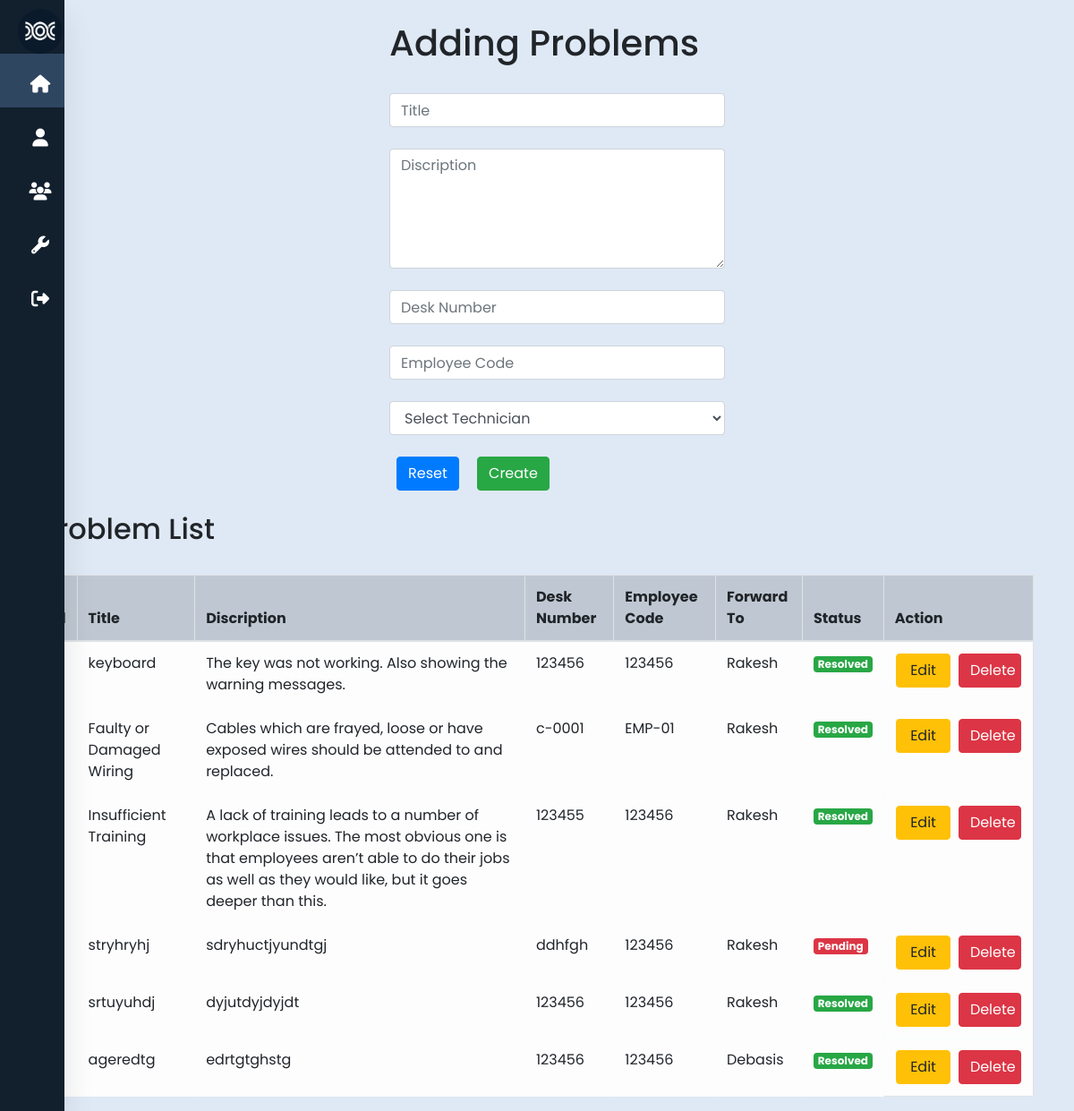
Screenshot of /project/admin/home.php (signed in) with the database file from the repository.
### tables this page shows
CREATE TABLE `problemlist` (
  `id` int(11) NOT NULL,
  `title` varchar(300) NOT NULL,
  `description` text NOT NULL,
  `deskno` varchar(50) NOT NULL,
  `empcode` varchar(100) NOT NULL,
  `status` varchar(50) NOT NULL DEFAULT 'pending',
  `forward` int(11) DEFAULT NULL
);

CREATE TABLE `user` (
  `id` int(11) NOT NULL,
  `name` varchar(128) NOT NULL,
  `email` varchar(255) NOT NULL,
  `cno` bigint(10) NOT NULL,
  `empcode` varchar(10) NOT NULL,
  `password_hash` varchar(255) NOT NULL,
  `status` varchar(50) NOT NULL DEFAULT 'inactive'
);

### project/admin/home.php (the view, shortened to what this page needs)
<?php
include ("connect.php");
?>
<!DOCTYPE html>
<html lang="en">
<head>
    <link rel="stylesheet" href="https://cdn.jsdelivr.net/npm/bootstrap@4.4.1/dist/css/bootstrap.min.css">
    <link rel="stylesheet" href="../css/navstyle.css">
</head>
<body >
        <nav>
            <div class="containe">
                <ul>
                    <li>
                        <div class="logo">
                            <img src="../logo.png" alt="logo" >
                            <div class="nav-item span">Doc Sof</div>
                        </div>
                    </li>
                    <li><a href="" class="home">
                        <i class="fas fa-home"></i>
                    </a></li>
                    <li><a href="profile.php">
                        <i class="fas fa-user"></i>
                    </a></li>
                    <li><a href="emp_list.php">
                    <i class="fas fa-solid fa-users"></i>
                    </a></li>
                    <li><a href="vfyuser.php">
                        <i class="fas fa-solid fa-wrench"></i>
                    </a></li>
                    <li><a href="signout.php">
                        <i class="fas fa-solid fa-right-from-bracket" ></i>
                    </a></li>
                </ul>
            </div>
        </nav>
        <main >
            <div class="container ">
                <header class="d-flex justify-content-between my-4 w-50">
                    <h1 id="top-title">Adding Problems </h1>
                </header>
                <form action="process-pro.php" method="post">
                    <div class="form-element my-4 w-50">
                        <input type="text" class="form-control" name="title" placeholder="Title" required>
                    </div>
                    <div class="form-element my-4 w-50">
                        <textarea name="description" id="" cols="30" rows="5" class="form-control" placeholder="Discription"></textarea>
                    </div>
                    <div class="form-element my-4 w-50">
                        <input type="text" class="form-control" name="deskno" placeholder="Desk Number"required>
                    </div>
                    <div class="form-element my-4 w-50">
                        <input type="text" class="form-control" name="empcode" placeholder="Employee Code"required>
                    </div>
                    <div class="form-element my-4 w-50">
                        <select name="select" id=""  class="form-control">
                            <option value="">Select Technician</option>
                        </select>
                    </div>
                    <div class="form-element my-4 ">
                        <input type="reset" class="btn btn-primary mx-2 " value="Reset">
                        <input type="submit" class="btn btn-success mx-2" name="create" value="Create">
                    </div>
                </form>
            </div>
        </main>
            <div class="container">
            <header class="d-flex justify-content-between my-4">
                <h2>
                    Problem List
                </h2>
            </header>
                    <?php
                        $sql= "SELECT problemlist.*, user.name FROM problemlist INNER JOIN user ON user.id = problemlist.forward " ;
                        $result=$conn->query($sql);
                        if(mysqli_num_rows($result) > 0){
                            echo "<table class='table table-bordered'>
                            <thead>
                                <tr class='table-active'>
                                    <th>Id</th>
                                    <th>Title</th>
                                    <th>Discription</th>
                                    <th>Desk Number</th>
                                    <th>Employee Code</th>
                                    <th>Forward To</th>
                                    <th>Status</th>
                                    <th>Action</th>
                                </tr>
                            </thead>
                            <tbody>";
                            $counter=0;
                            while ( $row = $result -> fetch_assoc()) {
                                $counter++;
                                ?>
                                        <tr class='table-light'>
                                            <td><?=$counter;?></td>
                                            <td><?=$row["title"];?></td>
                                            <td><?=$row["description"];?></td>
                                            <td><?=$row["deskno"];?></td>
                                            <td><?=$row["empcode"];?></td>
                                            <td><?=$row["name"];?></td>
                                            <td><?php
                                            if($row["status"] == 'pending'){ ?>
                                            <p class="badge badge-danger">Pending</p>
                                           <?php } else{ ?>
                                            <p class="badge badge-success">Resolved</p>
                                          <?php }
                                            ?></td>
                                            <td class="d-flex">
                                                <a href="pro_edit.php?id=<?php echo $row["id"];?>" class="btn btn-warning w-50">Edit</a>
                                                <span>&nbsp;&nbsp;</span>
                                                <a href="pro_delete.php?delete=<?=$row['id'];?>" class="btn btn-danger w-50" onclick="return confirm('Are you sure you want to delete')">Delete</a>
                                            </td>
                                        </tr>
                                <?php
                            }
                        }else {
                        ?>
                            <div style="color: red;text-align:center;background-color:rgb(255, 203, 203);margin:0 20vw">
                                <h2>No Data Found</h2>
                            </div>
                        <?php
                        }
                    ?>
                </tbody>
            </table>
            </div>
</body>
</html>

### project/css/navstyle.css (style rules this page uses)
* { margin: 0; padding: 0; outline: none; border: none; text-decoration: none; box-sizing: border-box; font-family: "Poppins",sans-serif; }
body { background: #dfe9f5; background-size: 100% 100%; }
nav { position: fixed; top: 0; bottom: 0; height: 100%; left: 0; background: #12202e; width: 6%; overflow: hidden; transition: width 0.5s linear; box-shadow: 0 20px 35px rgba(0, 0, 0, 0.1); }
.logo { text-align: center; display: flex; transition: all 0.7s ease; margin: 10px 0 0 20px; }
.logo img { width: 50px; height: 50px; border-radius: 50%; }
.logo .span { font-weight: bold; display:flex; padding-left: 55px; font-size: 25px; position: absolute; color: rgb(255, 255, 255); text-transform: uppercase; }
a { position: relative; color: rgb(255, 255, 255); font-size: 14px; display: table; width: 300px; padding: 10px; }
.fas { position: relative; width: 70px; height: 40px; top: 14px; font-size: 20px; text-align: center; }
.nav-item { position: relative; top: 12px; margin-left: 10px; }
main { transition: all 0.9s ease; }

### project/admin/home.php (style rules this page uses)
main { margin-left: 35%; }
.home { background-color: #2f4661; }

### rows the page displays
problemlist: title "keyboard", description "The key was not working. Also showing the warning messages.", deskno "123456", empcode "123456", forward.name "Rakesh", status "Resolved"
problemlist: title "Faulty or Damaged Wiring", description "Cables which are frayed, loose or have exposed wires should be attended to and replaced.", deskno "c-0001", empcode "EMP-01", forward.name "Rakesh", status "Resolved"
problemlist: title "Insufficient Training", description "A lack of training leads to a number of workplace issues. The most obvious one is that employees aren’t able to do their jobs as well as they would like, but it goes deeper than this.", deskno "123455", empcode "123456", forward.name "Rakesh", status "Resolved"
problemlist: title "stryhryhj", description "sdryhuctjyundtgj", deskno "ddhfgh", empcode "123456", forward.name "Rakesh", status "Pending"
problemlist: title "srtuyuhdj", description "dyjutdyjdyjdt", deskno "123456", empcode "123456", forward.name "Rakesh", status "Resolved"
problemlist: title "ageredtg", description "edrtgtghstg", deskno "123456", empcode "123456", forward.name "Debasis", status "Resolved"
